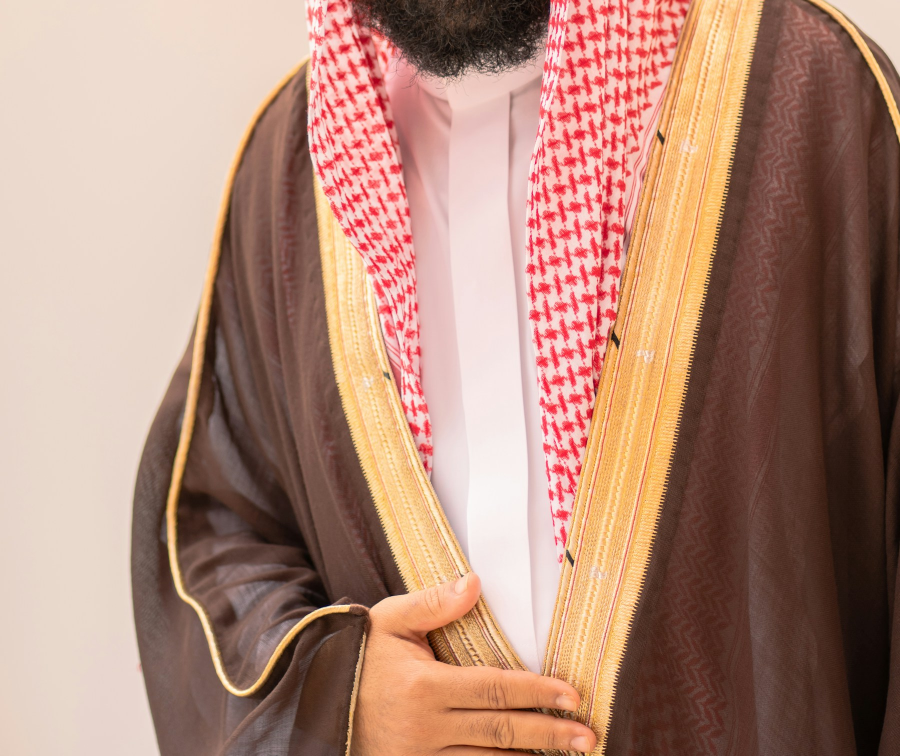
#> input picture engine/library/bisht.jpg, 1800 x 1511 px (shown at 1/2 size)
$ python prep_photo.py ../library/bisht.jpg out.png
#> lines starting #> are read from the running program, lines starting #| are printed output that depends on the picture
#> in main, im is the input picture: PIL image 1800x1511 RGB; mean R, G, B 176.6, 137.6, 121
"""تجهيز صورة حقيقية لتصاميم بوابة المستثمر: تدريج لوني سينمائي بألوان الهوية + حبيبات فيلم + قص خلفية اختياري.
الهدف: الصورة تبان «مطبوعة/مصوّرة» ومتناسقة مع الهوية — مو لامعة ومثالية زي صور الذكاء الاصطناعي.

python scripts/prep_photo.py <src> <out.png|jpg> [--treat noir|gold|sepia|warm|mono|natural] [--cutout] [--grain 0.06] [--max 3400]
يطبع JSON: {"file","w","h","aspect","lum"}
"""
import sys as _s; _s.stdout.reconfigure(encoding='utf-8'); _s.stderr.reconfigure(encoding='utf-8')
import argparse, json, sys, os
import numpy as np
from PIL import Image, ImageOps, ImageFilter

def hexrgb(h): h = h.lstrip('#'); return np.array([int(h[i:i+2], 16) for i in (0, 2, 4)], np.float32) / 255

def curve(x, lift=0.0, gain=1.0, contrast=1.0):
    x = (x - .5) * contrast + .5
    return np.clip(lift + x * (gain - lift), 0, 1)

# [6 lines left out: function tone_map, not called in this run]

def grade(rgb, treat):
#> called with treat = 'natural'
    lum = (rgb @ np.array([.2126, .7152, .0722], np.float32))[..., None]
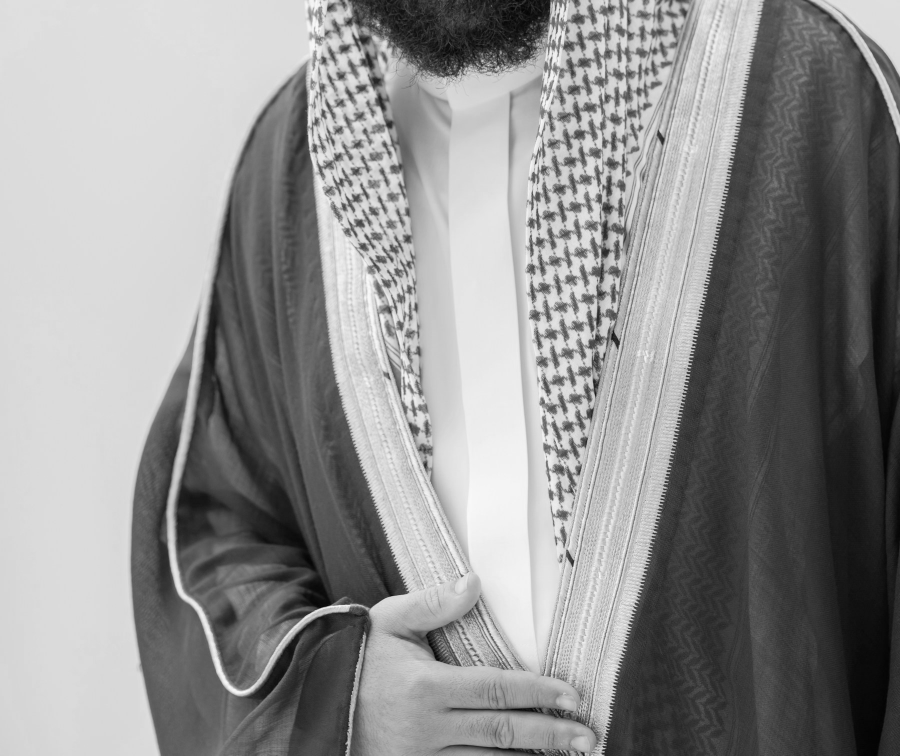
#> lum: shape (1511, 1800, 1) float32 (shown at 1/2 size); min 0.00667, max 0.996, mean 0.568
    if treat == 'noir':      # ظلال بنية-سوداء، إضاءات كريمية-ذهبية، تشبع منخفض — سينمائي فخم
        tone = tone_map(lum[..., 0], [(0, '#0E0B08'), (.35, '#3A2E20'), (.7, '#B79A6B'), (1, '#F6E6C4')])
        out = tone * .78 + (lum * .25 + rgb * .75) * .22
        out = curve(out, lift=.02, gain=.97, contrast=1.10)
    elif treat == 'gold':
        tone = tone_map(lum[..., 0], [(0, '#2A1F12'), (.5, '#B58E57'), (1, '#FBEBCB')])
        out = curve(tone * .72 + rgb * .28, lift=.04, gain=.98, contrast=1.05)
    elif treat == 'sepia':
        tone = tone_map(lum[..., 0], [(0, '#2F2a1E'), (.55, '#8F8160'), (1, '#EDE5CF')])
        out = curve(tone, lift=.06, gain=.95, contrast=.95)
    elif treat == 'mono':
        out = curve(np.repeat(lum, 3, -1), lift=.05, gain=.96, contrast=1.08) * hexrgb('#FFF8EC')
    elif treat == 'warm':
        sat = lum + (rgb - lum) * .8
        out = curve(sat * np.array([1.04, 1.0, .9], np.float32), lift=.03, gain=.98, contrast=1.03)
    elif treat == 'none':
        out = rgb
    else:                    # natural
        out = curve(rgb, lift=.015, gain=.99, contrast=1.02)
    return np.clip(out, 0, 1)

def add_grain(rgb, amount, seed=7):
#> called with amount = 0.06, seed = 7
    if amount <= 0: return rgb
    rng = np.random.default_rng(seed)
    n = rng.standard_normal(rgb.shape[:2]).astype(np.float32)
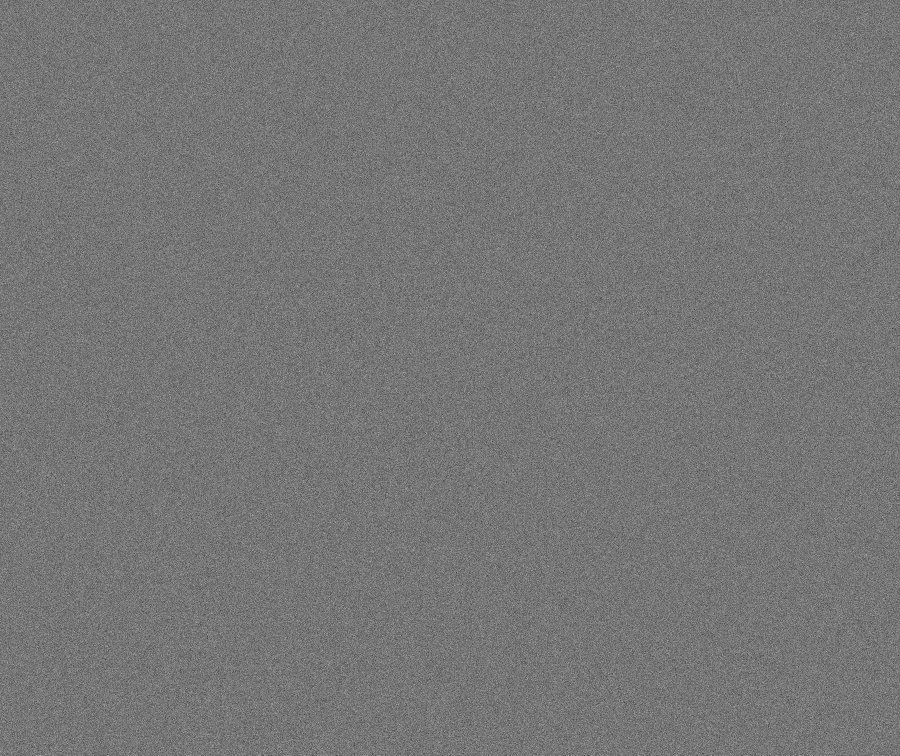
#> n: shape (1511, 1800) float32 (shown at 1/2 size); min -4.79, max 5.53, mean 5.79e-05; drawn with min black and max white
    n = np.array(Image.fromarray(((n * 40 + 128).clip(0, 255)).astype(np.uint8)).filter(ImageFilter.GaussianBlur(.6)), np.float32) / 255 - .5
    lum = rgb.mean(-1)
#> lum: shape (1511, 1800) float32
    w = amount * (1.2 - np.abs(lum - .5) * 1.2)      # الحبيبات أوضح بالدرجات المتوسطة (زي الفيلم)
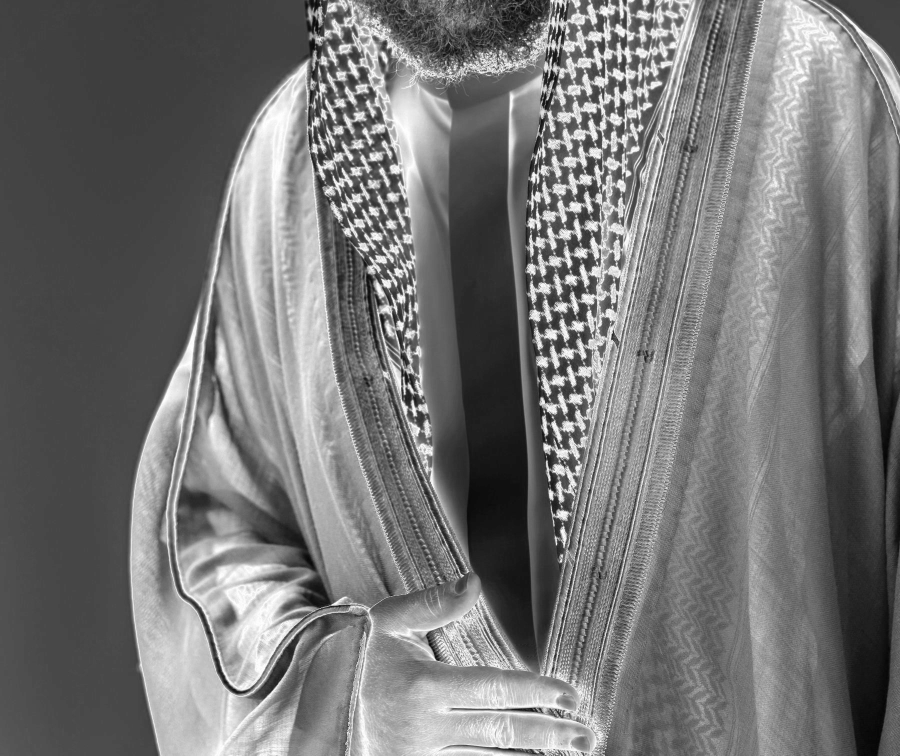
#> w: shape (1511, 1800) float32 (shown at 1/2 size); min 0.0366, max 0.072, mean 0.0528; drawn with min black and max white
    return np.clip(rgb + (n * w)[..., None], 0, 1)

# [22 lines left out: functions keep_main, cutout, not called in this run]

def main():
    ap = argparse.ArgumentParser()
    ap.add_argument('src'); ap.add_argument('out')
    ap.add_argument('--treat', default='natural'); ap.add_argument('--cutout', action='store_true')
    ap.add_argument('--grain', type=float, default=.06); ap.add_argument('--max', type=int, default=3400)
    ap.add_argument('--nocrop', action='store_true'); ap.add_argument('--crop', default=None, help='x0,y0,x1,y1 بنسب 0..1')
    a = ap.parse_args()
    im = ImageOps.exif_transpose(Image.open(a.src))
    if a.crop:
        x0, y0, x1, y1 = map(float, a.crop.split(',')); W, H = im.size
        im = im.crop((int(x0 * W), int(y0 * H), int(x1 * W), int(y1 * H)))
    im.thumbnail((a.max, a.max), Image.LANCZOS)
    info = {}
    mask = None
    if im.mode in ('RGBA', 'LA', 'P') and np.asarray(im.convert('RGBA'))[..., 3].min() < 250:
        mask = im.convert('RGBA').split()[-1]; info['alpha'] = 'source'          # أصل مقصوص جاهز — لا تعيد القص
        bb = mask.point(lambda v: 255 if v > 8 else 0).getbbox()
        if bb: im, mask = im.crop(bb), mask.crop(bb)
    elif a.cutout:
        mask, model = cutout(im); info['cutout_model'] = model
        bb = mask.point(lambda v: 255 if v > 24 else 0).getbbox()
        if bb and not a.nocrop: im, mask = im.crop(bb), mask.crop(bb)
    rgb = np.asarray(im.convert('RGB'), np.float32) / 255
    rgb = add_grain(grade(rgb, a.treat), a.grain)
    out = Image.fromarray((rgb * 255 + .5).astype(np.uint8))
    if mask is not None:
        out.putalpha(mask.filter(ImageFilter.GaussianBlur(.7)))
    os.makedirs(os.path.dirname(os.path.abspath(a.out)), exist_ok=True)
    if a.out.lower().endswith('.jpg'): out.convert('RGB').save(a.out, quality=92)
    else: out.save(a.out, optimize=True)
    info.update(file=os.path.abspath(a.out), w=out.width, h=out.height, aspect=round(out.width / out.height, 4),
                lum=round(float(rgb.mean()), 3))
    print(json.dumps(info, ensure_ascii=False))
#| {"file": "engine/python/out.png", "w": 1800, "h": 1511, "aspect": 1.1913, "lum": 0.571}

if __name__ == '__main__':
    main()

$ run again, on engine/library/faisaliah.jpg
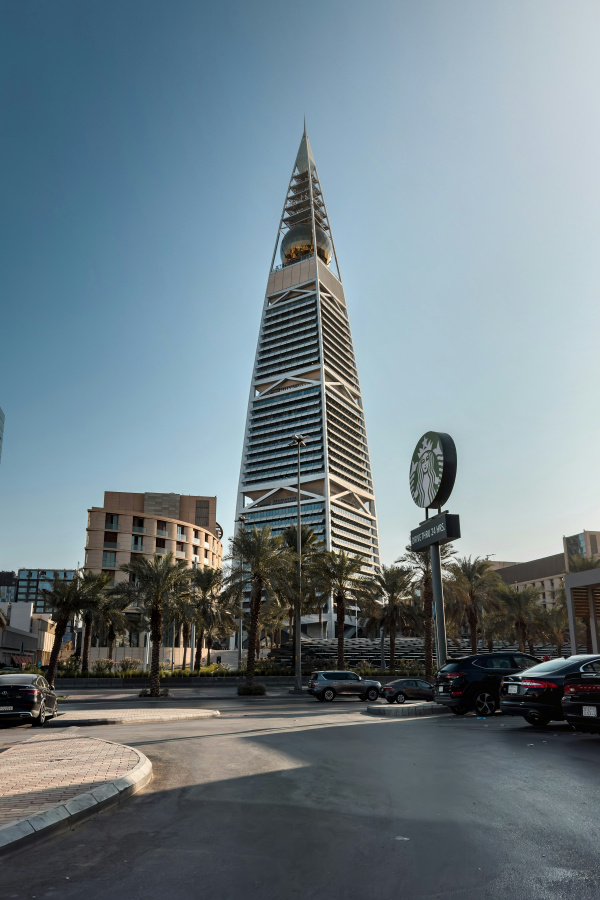
#> input picture engine/library/faisaliah.jpg, 1800 x 2700 px (shown at 1/3 size)
#> in main, im is the input picture: PIL image 1800x2700 RGB; mean R, G, B 111.1, 126.2, 133.6
#> in grade, `lum = (rgb @ np.array([.2126, .7152, .0722], np.float32))[..., None]`:
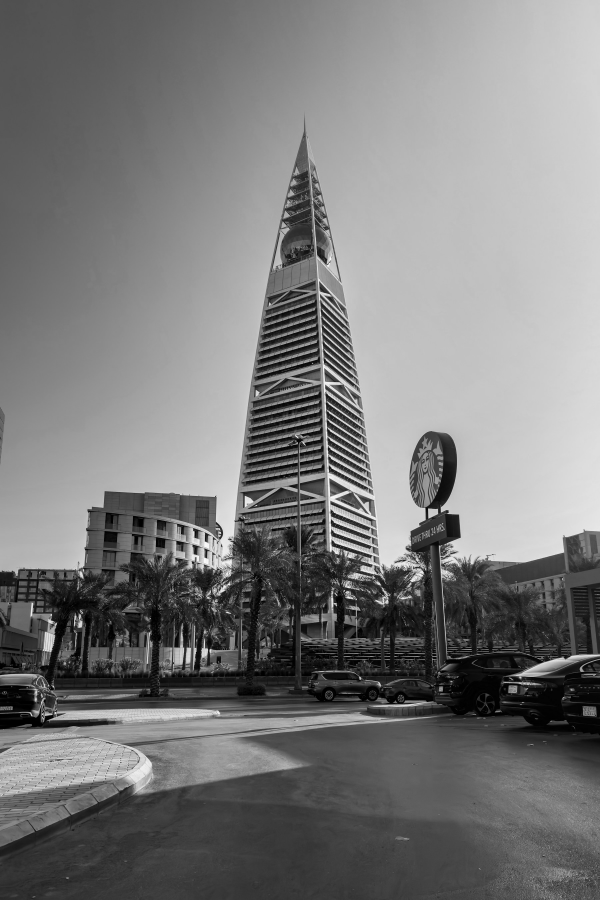
#> lum: shape (2700, 1800, 1) float32 (shown at 1/3 size); min 0, max 0.999, mean 0.485
#> in add_grain, `w = amount * (1.2 - np.abs(lum - .5) * 1.2)`:
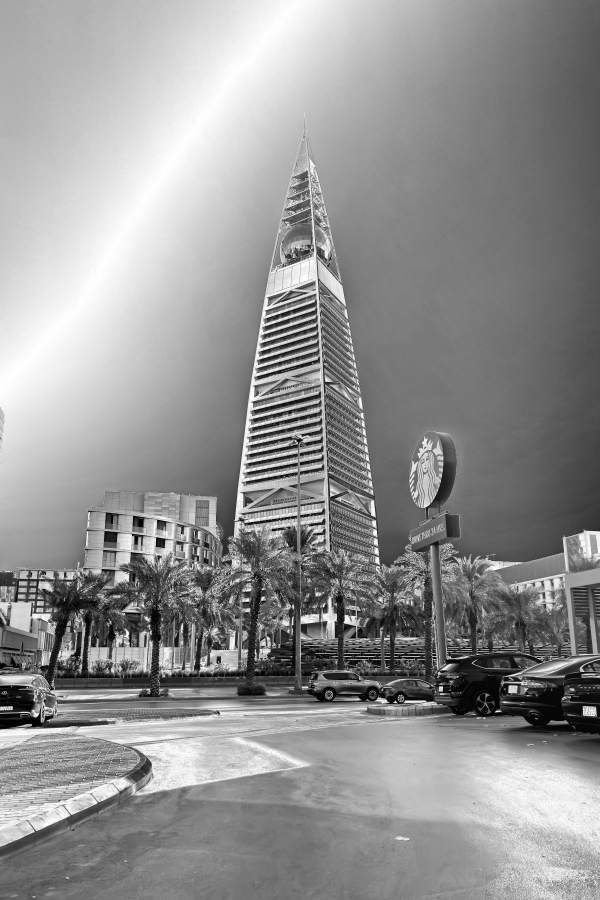
#> w: shape (2700, 1800) float32 (shown at 1/3 size); min 0.0361, max 0.072, mean 0.0568; drawn with min black and max white
#| {"file": "engine/python/out.png", "w": 1800, "h": 2700, "aspect": 0.6667, "lum": 0.487}
